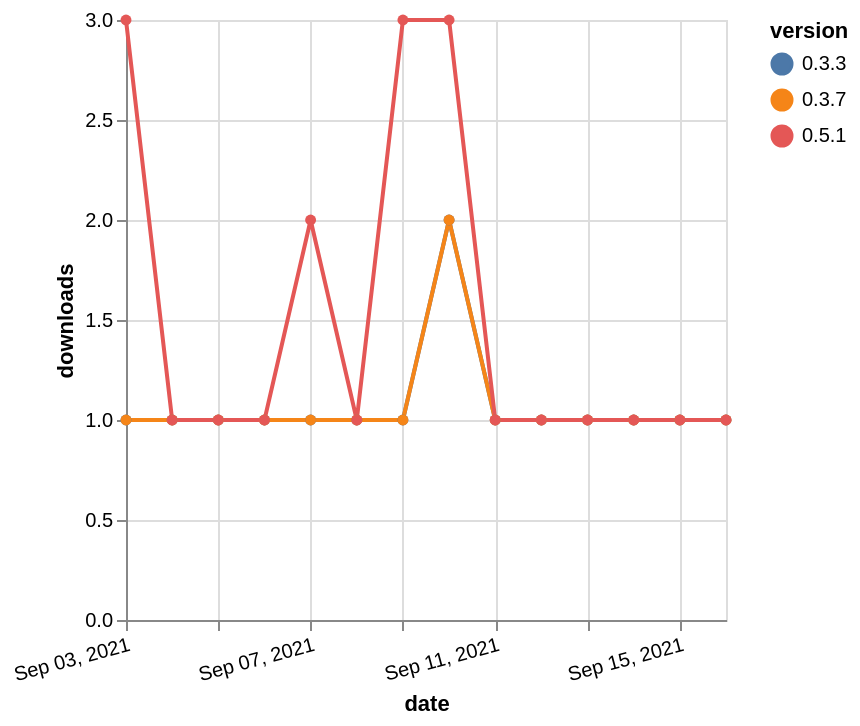

Vega-Lite specification for this chart:
### Vega-Lite specification from a JSON file in a GitHub repository (floating-point values rounded to 4 significant figures)
{"$schema": "https://vega.github.io/schema/vega-lite/v5.json", "description": "A simple bar chart with embedded data.", "data": {"values": [{"date": "2021-09-03", "total": 196, "delta": 1, "version": "0.3.3"}, {"date": "2021-09-04", "total": 197, "delta": 1, "version": "0.3.3"}, {"date": "2021-09-05", "total": 198, "delta": 1, "version": "0.3.3"}, {"date": "2021-09-06", "total": 199, "delta": 1, "version": "0.3.3"}, {"date": "2021-09-07", "total": 200, "delta": 1, "version": "0.3.3"}, {"date": "2021-09-08", "total": 201, "delta": 1, "version": "0.3.3"}, {"date": "2021-09-09", "total": 202, "delta": 1, "version": "0.3.3"}, {"date": "2021-09-10", "total": 204, "delta": 2, "version": "0.3.3"}, {"date": "2021-09-11", "total": 205, "delta": 1, "version": "0.3.3"}, {"date": "2021-09-12", "total": 206, "delta": 1, "version": "0.3.3"}, {"date": "2021-09-13", "total": 207, "delta": 1, "version": "0.3.3"}, {"date": "2021-09-14", "total": 208, "delta": 1, "version": "0.3.3"}, {"date": "2021-09-15", "total": 209, "delta": 1, "version": "0.3.3"}, {"date": "2021-09-16", "total": 210, "delta": 1, "version": "0.3.3"}, {"date": "2021-09-03", "total": 202, "delta": 1, "version": "0.3.7"}, {"date": "2021-09-04", "total": 203, "delta": 1, "version": "0.3.7"}, {"date": "2021-09-05", "total": 204, "delta": 1, "version": "0.3.7"}, {"date": "2021-09-06", "total": 205, "delta": 1, "version": "0.3.7"}, {"date": "2021-09-07", "total": 206, "delta": 1, "version": "0.3.7"}, {"date": "2021-09-08", "total": 207, "delta": 1, "version": "0.3.7"}, {"date": "2021-09-09", "total": 208, "delta": 1, "version": "0.3.7"}, {"date": "2021-09-10", "total": 210, "delta": 2, "version": "0.3.7"}, {"date": "2021-09-11", "total": 211, "delta": 1, "version": "0.3.7"}, {"date": "2021-09-12", "total": 212, "delta": 1, "version": "0.3.7"}, {"date": "2021-09-13", "total": 213, "delta": 1, "version": "0.3.7"}, {"date": "2021-09-14", "total": 214, "delta": 1, "version": "0.3.7"}, {"date": "2021-09-15", "total": 215, "delta": 1, "version": "0.3.7"}, {"date": "2021-09-16", "total": 216, "delta": 1, "version": "0.3.7"}, {"date": "2021-09-03", "total": 274, "delta": 3, "version": "0.5.1"}, {"date": "2021-09-04", "total": 275, "delta": 1, "version": "0.5.1"}, {"date": "2021-09-05", "total": 276, "delta": 1, "version": "0.5.1"}, {"date": "2021-09-06", "total": 277, "delta": 1, "version": "0.5.1"}, {"date": "2021-09-07", "total": 279, "delta": 2, "version": "0.5.1"}, {"date": "2021-09-08", "total": 280, "delta": 1, "version": "0.5.1"}, {"date": "2021-09-09", "total": 283, "delta": 3, "version": "0.5.1"}, {"date": "2021-09-10", "total": 286, "delta": 3, "version": "0.5.1"}, {"date": "2021-09-11", "total": 287, "delta": 1, "version": "0.5.1"}, {"date": "2021-09-12", "total": 288, "delta": 1, "version": "0.5.1"}, {"date": "2021-09-13", "total": 289, "delta": 1, "version": "0.5.1"}, {"date": "2021-09-14", "total": 290, "delta": 1, "version": "0.5.1"}, {"date": "2021-09-15", "total": 291, "delta": 1, "version": "0.5.1"}, {"date": "2021-09-16", "total": 292, "delta": 1, "version": "0.5.1"}]}, "width": "container", "mark": {"type": "line", "point": {"filled": true}}, "encoding": {"x": {"field": "date", "type": "temporal", "timeUnit": "yearmonthdate", "title": "date", "axis": {"labelAngle": -15}}, "y": {"field": "delta", "type": "quantitative", "title": "downloads"}, "color": {"field": "version", "type": "nominal"}, "tooltip": {"field": "delta"}}}
